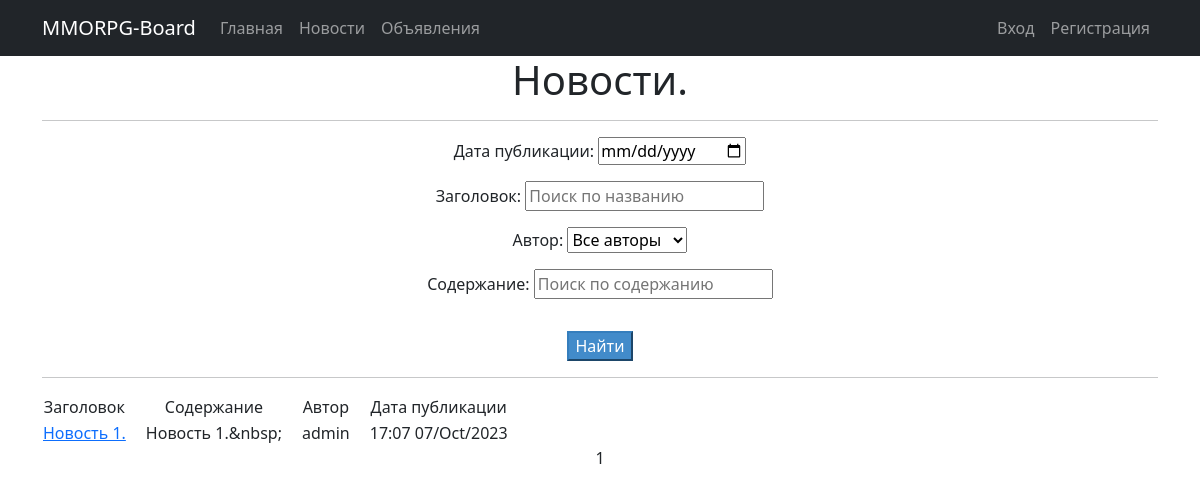
Page /news/ on the committed database.
### classifiedsapp/models.py (models this page shows, shortened)
class News(models.Model):
    title = models.CharField(max_length=255)
    content = RichTextUploadingField('Содержание')
    author = models.ForeignKey(User, on_delete=models.CASCADE)
    created = models.DateTimeField(auto_now_add=True)
    def preview(self):
        html_string = str(self.content)
        regexp = re.compile('<.*?>')
        cleaned_string = re.sub(regexp, '', html_string)
        return cleaned_string

### classifiedsapp/views.py (the view)
# urls.py: path('news/', NewsList.as_view(), name='news_list'),
class NewsList(ListView):
    model = News
    template_name = 'news/news_list.html'
    context_object_name = 'news'
    paginate_by = 10
    def get_queryset(self):
        queryset = super().get_queryset()
        self.filterset = NewsFilter(self.request.GET, queryset)
        return self.filterset.qs
    def get_context_data(self, **kwargs):
        context = super().get_context_data(**kwargs)
        context['filterset'] = self.filterset
        return context

### templates/news/news_list.html (shortened to what this page needs)
{% extends 'default.html' %}
{% load custom_tags %}
{% block content %}
    <h1>Новости.</h1>
    <hr>
    {% if news %}
        <form action="" method="get">
            {{ filterset.form.as_p }}
            <input type="submit" class="mt-3 btn-primary" value="Найти" />
        </form>
        <hr>
        <table>
            <tr>
                <td>Заголовок</td>
                <td>&emsp;</td>
                <td>Содержание</td>
                <td>&emsp;</td>
                <td>Автор</td>
                <td>&emsp;</td>
                <td>Дата публикации</td>
            </tr>
            {% for n in news %}
            <tr>
                <td><a href="{{ n.pk }}">{{ n.title }}</a></td>
                <td>&emsp;</td>
                <td>{{ n.preview }}</td>
                <td>&emsp;</td>
                <td>{{ n.author }}</td>
                <td>&emsp;</td>
                <td>{{ n.created|date:'H:i d/M/Y' }}</td>
            </tr>
            {% endfor %}
        </table>
    {% else %}
        <h2>Новости отсутствуют.</h2>
    {% endif %}
    {{ page_obj.number }}
{% endblock content %}

### rows in the picture
News: title "Новость 1.", preview "Новость 1.&nbsp;", author "admin", created "17:07 07/Oct/2023"

### other values in the picture
{{ page_obj.number }} "1"
